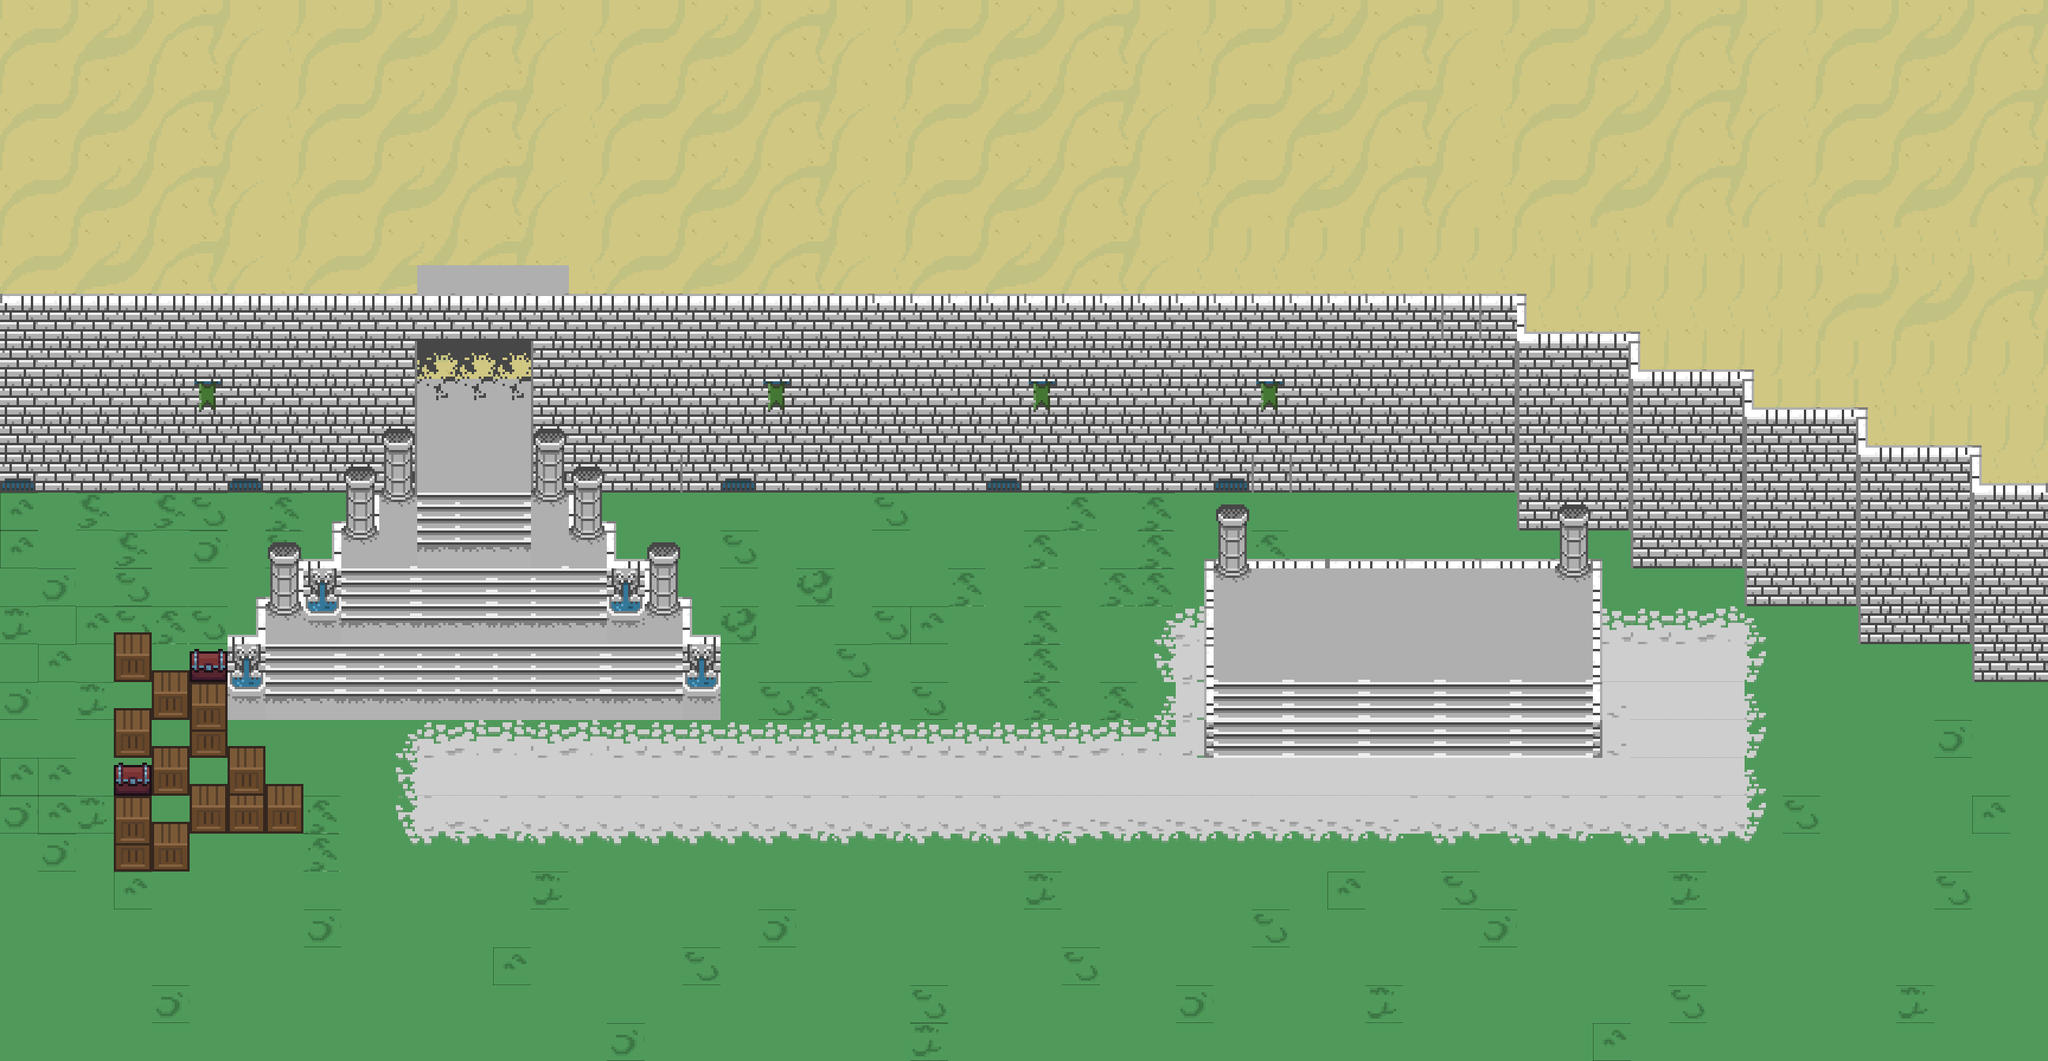

A 2D game scene composited from a Tiled map and its tileset images. What follows is a short description and the map's XML, with each tile layer's data collapsed to a summary:
An orthogonal 54x28 tile map with 48x48 px tiles, 13 tile layers (suelo, collider, Capa de patrones 6, Capa de patrones 7, ...), 2 tilesets.

<map version="1.0" tiledversion="1.1.4" orientation="orthogonal" renderorder="right-down" width="54" height="28" tilewidth="48" tileheight="48" infinite="0" nextobjectid="1">
 <tileset firstgid="1" source="MapasX3/MapaInicial/tileModificadox3_palacio.tsx" />
 <tileset firstgid="257" source="MapasX3/MapaInicial/Desert1_3x.tsx" />
 <layer name="suelo" width="54" height="28">
  <data>[1512 cells, 1509 non-empty, 46 distinct tile ids]</data>
 </layer>
 <layer name="collider" width="54" height="28">
  <data>[1512 cells, 169 non-empty, 2 distinct tile ids]</data>
 </layer>
 <layer name="Capa de patrones 6" width="54" height="28">
  <data>[1512 cells, 0 non-empty, 0 distinct tile ids]</data>
 </layer>
 <layer name="Capa de patrones 7" width="54" height="28">
  <data>[1512 cells, 106 non-empty, 1 distinct tile ids]</data>
 </layer>
 <layer name="Capa de patrones 8" width="54" height="28">
  <data>[1512 cells, 0 non-empty, 0 distinct tile ids]</data>
 </layer>
 <layer name="Capa de patrones 9" width="54" height="28">
  <data>[1512 cells, 171 non-empty, 1 distinct tile ids]</data>
 </layer>
 <layer name="Capa de patrones 10" width="54" height="28">
  <data>[1512 cells, 0 non-empty, 0 distinct tile ids]</data>
 </layer>
 <layer name="Capa de patrones 11" width="54" height="28">
  <data>[1512 cells, 0 non-empty, 0 distinct tile ids]</data>
 </layer>
 <layer name="Capa de patrones 12" width="54" height="28">
  <data>[1512 cells, 0 non-empty, 0 distinct tile ids]</data>
 </layer>
 <layer name="Capa de patrones 13" width="54" height="28">
  <data>[1512 cells, 0 non-empty, 0 distinct tile ids]</data>
 </layer>
 <layer name="remates" width="54" height="28">
  <data>[1512 cells, 228 non-empty, 5 distinct tile ids]</data>
 </layer>
 <layer name="pared" width="54" height="28">
  <data>[1512 cells, 494 non-empty, 26 distinct tile ids]</data>
 </layer>
 <layer name="objetos" width="54" height="28">
  <data>[1512 cells, 21 non-empty, 4 distinct tile ids]</data>
 </layer>
</map>
